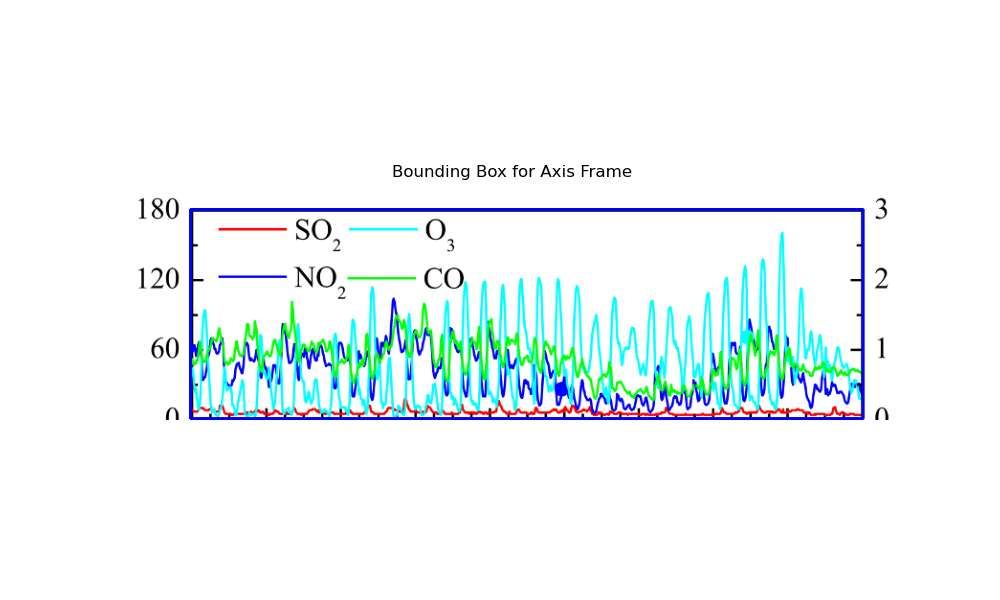

Python code for this plot:
import cv2
import numpy as np
import matplotlib.pyplot as plt


def detect_axis_bounding_box(image_path):
    """
    Detects the bounding box of the axis frame in a chart image using Hough Line Transform.

    Parameters:
        image_path (str): Path to the input image.

    Returns:
        tuple: Coordinates of the bounding box ((min_x, min_y), (max_x, max_y)) or None if not detected.
    """
    # Load the image
    image = cv2.imread(image_path)
    gray = cv2.cvtColor(image, cv2.COLOR_BGR2GRAY)

    # Edge detection using Canny
    edges = cv2.Canny(gray, 50, 150, apertureSize=3)

    # Use Hough Line Transform to detect lines
    lines = cv2.HoughLinesP(
        edges, 1, np.pi / 180, threshold=80, minLineLength=100, maxLineGap=10
    )

    if lines is None:
        print("No lines detected.")
        return None

    # Separate horizontal and vertical lines
    horizontal_lines = []
    vertical_lines = []
    for line in lines:
        x1, y1, x2, y2 = line[0]
        if abs(y1 - y2) < 10:  # Horizontal line
            horizontal_lines.append((x1, y1, x2, y2))
        elif abs(x1 - x2) < 10:  # Vertical line
            vertical_lines.append((x1, y1, x2, y2))

    # Ensure valid lines are found
    if not horizontal_lines or not vertical_lines:
        print("Insufficient lines detected for bounding box.")
        return None

    # Find the bounding box coordinates
    min_y = min(line[1] for line in horizontal_lines)
    max_y = max(line[1] for line in horizontal_lines)
    min_x = min(line[0] for line in vertical_lines)
    max_x = max(line[0] for line in vertical_lines)
    bounding_box = ((min_x, min_y), (max_x, max_y))

    # Visualize the result
    output_image = image.copy()
    cv2.rectangle(output_image, (min_x, min_y), (max_x, max_y), (255, 0, 0), 2)
    plt.figure(figsize=(10, 6))
    plt.imshow(cv2.cvtColor(output_image, cv2.COLOR_BGR2RGB))
    plt.title("Bounding Box for Axis Frame")
    plt.axis("off")
    plt.show()

    return bounding_box


# Example usage
image_path = "test_figs/given/plot_0_1.png"
bounding_box = detect_axis_bounding_box(image_path)
bounding_box
